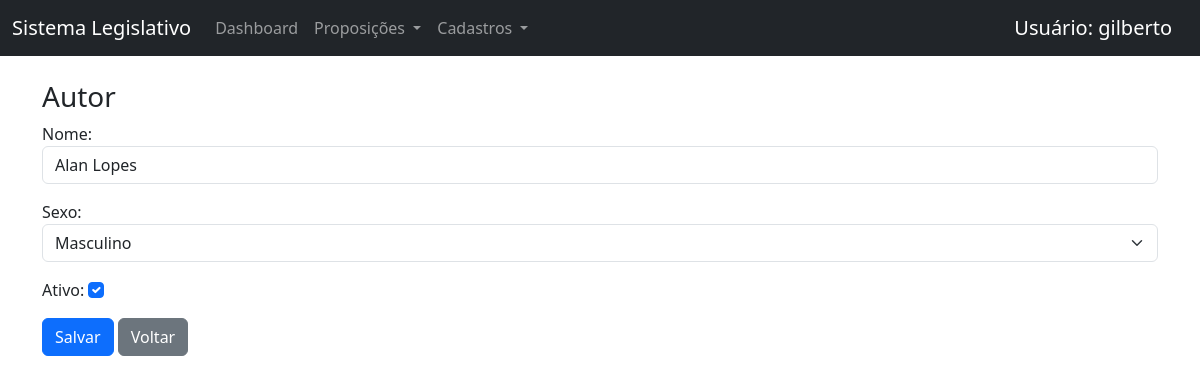
Screenshot of /autores/1/editar/ (signed in) with the database file from the repository.
### www/models.py (models this page shows, shortened)
class Autor(models.Model):
    nome = models.CharField(max_length=150)
    sexo = models.CharField(
        max_length=1,
        choices=[
            ("M", "Masculino"),
            ("F", "Feminino"),
        ]
    )
    ativo = models.BooleanField(default=True)
    class Meta:
        verbose_name = "Autor"
        verbose_name_plural = "Autores"
        ordering = ["nome"]

### www/views.py (the view)
# urls.py: path("autores/<int:pk>/editar/", AutorUpdateView.as_view(), name="autor_update"),
class AutorUpdateView(LoginRequiredMixin, UpdateView):
    model = Autor
    form_class = AutorForm
    template_name = "www/autor_form.html"
    success_url = reverse_lazy("autor_list")

### www/forms.py
class AutorForm(forms.ModelForm):
    class Meta:
        model = Autor
        fields = ["nome", "sexo", "ativo"]
        widgets = {
            "nome": forms.TextInput(attrs={"class": "form-control"}),
            "sexo": forms.Select(attrs={"class": "form-select"}),
            "ativo": forms.CheckboxInput(attrs={"class": "form-check-input"}),
        }

### www/templates/www/autor_form.html (shortened to what this page needs)
{% extends "base.html" %}
{% block content %}
<h3>Autor</h3>
<form method="post">
    {{ form.as_p }}
    <button class="btn btn-primary" type="submit">Salvar</button>
    <a href="{% url 'autor_list' %}" class="btn btn-secondary">Voltar</a>
</form>
{% endblock %}

### www/templates/base.html (shortened to what this page needs)
<!DOCTYPE html>
<html lang="pt-br">
<head>
    <link href="https://cdn.jsdelivr.net/npm/bootstrap@5.3.2/dist/css/bootstrap.min.css" rel="stylesheet">
</head>
<body>
  <nav class="navbar navbar-expand-lg navbar-dark bg-dark mb-4">
    <div class="container-fluid">
      <a class="navbar-brand" href="{% url 'dashboard' %}">
          Sistema Legislativo
      </a>
      <div class="collapse navbar-collapse" id="navbarNav">
        <ul class="navbar-nav me-auto">
          <li class="nav-item">
            <a class="nav-link" href="{% url 'dashboard' %}">Dashboard</a>
          </li>
          <li class="nav-item dropdown">
            <a class="nav-link dropdown-toggle" href="#" role="button"
               data-bs-toggle="dropdown">
              Proposições
            </a>
          </li>
          <li class="nav-item dropdown">
            <a class="nav-link dropdown-toggle" href="#" role="button"
               data-bs-toggle="dropdown">
              Cadastros
            </a>
          </li>
        </ul>
      </div>
      <div class="navbar-brand">
        Usuário: {{ user.username }}
      </div>
    </div>
  </nav>
  <div class="container">
      {% block content %}{% endblock %}
  </div>
</body>
</html>

### rows the page displays
Autor: nome "Alan Lopes", sexo "Masculino", ativo "☑"

### other values shown
{{ user.username }} "gilberto"
